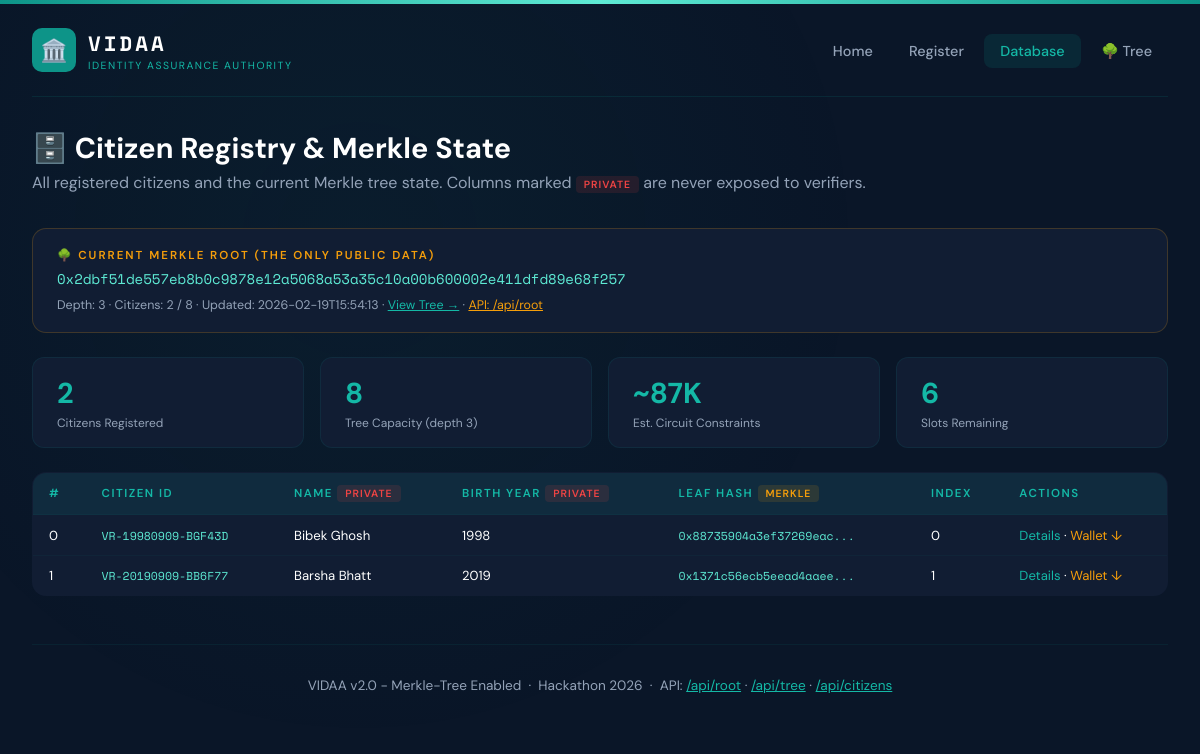
/dashboard, run on the app's committed database.
### tables this page shows
CREATE TABLE merkle_state (
            id INTEGER PRIMARY KEY CHECK (id = 1),
            merkle_root TEXT NOT NULL DEFAULT '',
            tree_json TEXT NOT NULL DEFAULT '{}',
            total_leaves INTEGER NOT NULL DEFAULT 0,
            tree_depth INTEGER NOT NULL DEFAULT 3,
            updated_at TEXT NOT NULL DEFAULT ''
        );

CREATE TABLE citizens (
            id INTEGER PRIMARY KEY AUTOINCREMENT,
            citizen_id TEXT UNIQUE NOT NULL,
            full_name TEXT NOT NULL,
            date_of_birth TEXT NOT NULL,
            birth_year INTEGER NOT NULL,
            district TEXT NOT NULL,
            blood_group TEXT DEFAULT '',
            gender TEXT DEFAULT '',
            photo_path TEXT DEFAULT '',
            nonce TEXT NOT NULL,
            credential_hash TEXT NOT NULL,
            issuer_signature TEXT NOT NULL,
            citizen_secret TEXT NOT NULL DEFAULT '',
            nonce_issuance TEXT NOT NULL DEFAULT '',
            leaf_hash TEXT NOT NULL DEFAULT '',
            leaf_index INTEGER NOT NULL DEFAULT 0,
            issued_at TEXT NOT NULL,
            card_path TEXT DEFAULT '',
            wallet_downloaded INTEGER NOT NULL DEFAULT 0
        );

### app.py (the view)
@app.route("/dashboard")
def dashboard():
    db = get_db()
    citizens = db.execute("SELECT * FROM citizens ORDER BY id ASC").fetchall()
    state = db.execute("SELECT * FROM merkle_state WHERE id=1").fetchone()
    db.close()
    tree = get_current_tree()
    return render_template("dashboard.html", citizens=citizens, state=state,
                           tree=tree, max_citizens=MAX_CITIZENS, tree_depth=TREE_DEPTH)

### app.py (called while the page is built)
def get_db():
    db = sqlite3.connect(app.config["DB_PATH"])
    db.row_factory = sqlite3.Row
    return db

def get_current_tree():
    db = get_db()
    state = db.execute("SELECT tree_json FROM merkle_state WHERE id=1").fetchone()
    db.close()
    if state and state['tree_json'] and state['tree_json'] != '{}':
        return json.loads(state['tree_json'])
    return None

### templates/dashboard.html (shortened to what this page needs)
<!DOCTYPE html>
<html lang="en">
<head>
</head>
<body>
    <div class="container">
        <nav>
            <div class="logo">
                <div class="logo-icon">🏛️</div>
                <div><div class="logo-text">VIDAA</div><div class="logo-sub">IDENTITY ASSURANCE AUTHORITY</div></div>
            </div>
            <div>
                <a href="/">Home</a>
                <a href="/register">Register</a>
                <a href="/dashboard" class="active">Database</a>
                <a href="/merkle">🌳 Tree</a>
            </div>
        </nav>
        <div class="page-header">
            <h1>🗄️ Citizen Registry &amp; Merkle State</h1>
            <p>All registered citizens and the current Merkle tree state. Columns marked <span class="tag tag-private">PRIVATE</span> are never exposed to verifiers.</p>
        </div>
        {% if state and state.merkle_root %}
        <div class="root-box">
            <div class="label">🌳 CURRENT MERKLE ROOT (THE ONLY PUBLIC DATA)</div>
            <div class="value">0x{{ state.merkle_root }}</div>
            <div class="meta">
                Depth: {{ tree_depth }} · Citizens: {{ state.total_leaves }} / {{ max_citizens }} ·
                Updated: {{ state.updated_at[:19] }} ·
                <a href="/merkle" style="color:var(--teal-light)">View Tree →</a> ·
                <a href="/api/root" style="color:var(--gold)">API: /api/root</a>
            </div>
        </div>
        {% endif %}
        <div class="stats">
            <div class="stat"><div class="num">{{ citizens|length }}</div><div class="lbl">Citizens Registered</div></div>
            <div class="stat"><div class="num">{{ max_citizens }}</div><div class="lbl">Tree Capacity (depth {{ tree_depth }})</div></div>
            <div class="stat"><div class="num">~{{ ((citizens|length)+1) * 29 }}K</div><div class="lbl">Est. Circuit Constraints</div></div>
            <div class="stat"><div class="num">{{ max_citizens - citizens|length }}</div><div class="lbl">Slots Remaining</div></div>
        </div>
        {% if citizens %}
        <table>
            <thead>
                <tr>
                    <th>#</th>
                    <th>Citizen ID</th>
                    <th>Name <span class="tag tag-private">PRIVATE</span></th>
                    <th>Birth Year <span class="tag tag-private">PRIVATE</span></th>
                    <th>Leaf Hash <span class="tag tag-merkle">MERKLE</span></th>
                    <th>Index</th>
                    <th>Actions</th>
                </tr>
            </thead>
            <tbody>
                {% for c in citizens %}
                <tr>
                    <td>{{ c.leaf_index }}</td>
                    <td><span class="hash">{{ c.citizen_id }}</span></td>
                    <td>{{ c.full_name }}</td>
                    <td>{{ c.birth_year }}</td>
                    <td><span class="hash">0x{{ c.leaf_hash[:20] }}...</span></td>
                    <td>{{ c.leaf_index }}</td>
                    <td>
                        <a href="/citizen/{{ c.citizen_id }}" class="view-link">Details</a> ·
                        <a href="/api/wallet/{{ c.citizen_id }}" class="view-link" style="color:var(--gold)">Wallet ↓</a>
                    </td>
                </tr>
                {% endfor %}
            </tbody>
        </table>
        {% else %}
        <div class="empty">
            <div class="icon">📭</div>
            <h3>No Citizens Registered Yet</h3>
            <p>Head to <a href="/register" style="color:var(--teal-light)">Register</a> to add the first citizen to the Merkle tree.</p>
        </div>
        {% endif %}
        <footer>
            <p>VIDAA v2.0 - Merkle-Tree Enabled &nbsp;·&nbsp; Hackathon 2026 &nbsp;·&nbsp;
            API: <a href="/api/root" style="color:var(--teal-light)">/api/root</a> ·
            <a href="/api/tree" style="color:var(--teal-light)">/api/tree</a> ·
            <a href="/api/citizens" style="color:var(--teal-light)">/api/citizens</a></p>
        </footer>
    </div>
</body>
</html>

### templates/dashboard.html (style rules this page uses)
* { margin:0;padding:0;box-sizing:border-box }
:root { --dark-bg:#0A1628;--navy:#0F2440;--card:#111D33;--teal:#0D9488;--teal-light:#14B8A6;--mint:#5EEAD4;--white:#FFF;--gray:#94A3B8;--gold:#F59E0B;--green:#059669;--red:#EF4444 }
body { font-family:'DM Sans',sans-serif;background:var(--dark-bg);color:var(--white);min-height:100vh }
body::before { content:'';position:fixed;top:0;left:0;width:100%;height:100%;background:radial-gradient(circle at 30% 30%,rgba(13,148,136,.06)0%,transparent 50%);pointer-events:none;z-index:0 }
.container { position:relative;z-index:1;max-width:1300px;margin:0 auto;padding:0 2rem }
nav { display:flex;align-items:center;justify-content:space-between;padding:1.5rem 0;border-bottom:1px solid rgba(13,148,136,.15);margin-top:4px }
.logo { display:flex;align-items:center;gap:12px }
.logo-icon { width:44px;height:44px;background:var(--teal);border-radius:10px;display:flex;align-items:center;justify-content:center;font-size:22px }
.logo-text { font-family:'Space Mono',monospace;font-size:1.3rem;font-weight:700;letter-spacing:3px }
.logo-sub { font-size:.65rem;color:var(--teal-light);letter-spacing:1.5px }
nav a { color:var(--gray);text-decoration:none;font-size:.9rem;font-weight:500;padding:.5rem 1rem;border-radius:8px;transition:all .2s }
nav a.active { color:var(--teal-light);background:rgba(13,148,136,.15) }
.page-header { padding:2rem 0 1rem }
.page-header h1 { font-size:1.8rem;margin-bottom:.3rem }
.page-header p { color:var(--gray) }
.root-box { margin:1.2rem 0 1.5rem;padding:1.2rem 1.5rem;background:var(--card);border:1px solid rgba(245,158,11,.2);border-radius:14px }
.root-box .label { font-size:.72rem;color:var(--gold);letter-spacing:2px;font-weight:600;margin-bottom:.3rem }
.root-box .value { font-family:'Space Mono',monospace;color:var(--mint);font-size:.88rem;word-break:break-all }
.root-box .meta { font-size:.78rem;color:var(--gray);margin-top:.5rem }
.stats { display:flex;gap:1rem;margin-bottom:1.5rem;flex-wrap:wrap }
.stat { background:var(--card);border:1px solid rgba(13,148,136,.12);border-radius:12px;padding:1rem 1.5rem;flex:1;min-width:150px }
.stat .num { font-size:1.8rem;font-weight:700;color:var(--teal-light) }
.stat .lbl { font-size:.75rem;color:var(--gray);margin-top:.2rem }
table { width:100%;border-collapse:collapse;margin-bottom:3rem;background:var(--card);border-radius:14px;overflow:hidden;border:1px solid rgba(13,148,136,.12) }
th { background:rgba(13,148,136,.12);padding:.75rem 1rem;text-align:left;font-size:.72rem;color:var(--teal-light);letter-spacing:1.5px;font-weight:600;text-transform:uppercase }
td { padding:.7rem 1rem;border-top:1px solid rgba(13,148,136,.06);font-size:.82rem }
.tag { display:inline-block;padding:2px 8px;border-radius:4px;font-size:.65rem;font-weight:600;letter-spacing:1px }
.tag-private { background:rgba(239,68,68,.12);color:var(--red) }
.tag-merkle { background:rgba(245,158,11,.12);color:var(--gold) }
.hash { font-family:'Space Mono',monospace;color:var(--mint);font-size:.72rem }
a.view-link { color:var(--teal-light);text-decoration:none }
footer { border-top:1px solid rgba(13,148,136,.1);padding:2rem 0;text-align:center;color:var(--gray);font-size:.85rem }

### data on the page
merkle_state: merkle_root "2dbf51de557eb8b0c9878e12a5068a53a35c10a00b600002e411dfd89e68f257", total_leaves "2", updated_at "2026-02-19T15:54:13"
citizens: leaf_index "0", citizen_id "VR-19980909-BGF43D", full_name "Bibek Ghosh", birth_year "1998", leaf_hash "88735904a3ef37269eac"
citizens: leaf_index "1", citizen_id "VR-20190909-BB6F77", full_name "Barsha Bhatt", birth_year "2019", leaf_hash "1371c56ecb5eead4aaee"

### other printed values
{{ tree_depth }} "3"
{{ max_citizens }} "8"
{{ citizens|length }} "2"
{{ ((citizens|length)+1) * 29 }} "87"
{{ max_citizens - citizens|length }} "6"
